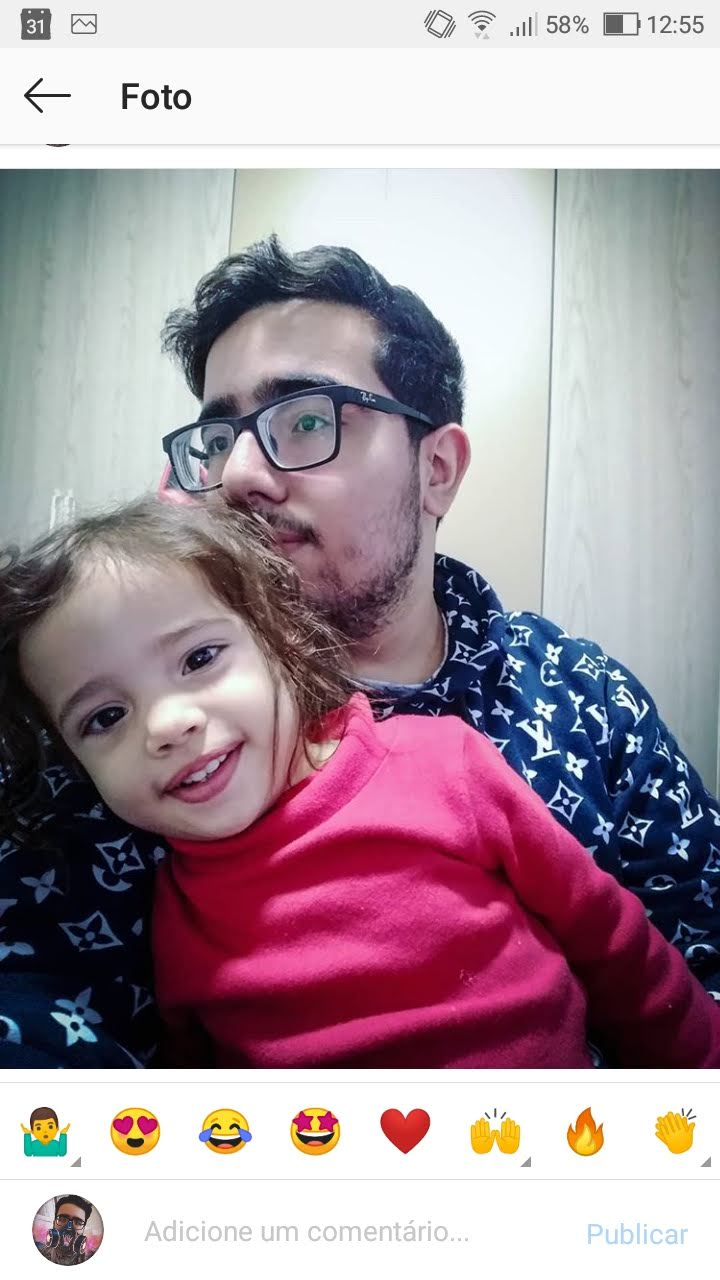
#> input picture OpenCV/Color Filtering/foto.jpg, 720 x 1280 px
$ python 'Edge Gradients detection.py'   (older library calls are emulated)
#> lines starting #> are read from the running program, lines starting #| are printed output that depends on the picture
import cv2
import numpy as np

tShirt = cv2.imread('foto.jpg')
#> tShirt is the input picture: shape (1280, 720, 3); mean B, G, R 160.6, 151, 168.5
scale_percent = 30
width= int(tShirt.shape[1] * scale_percent/100)
#> width = 216
height= int(tShirt.shape[0] * scale_percent/100)
#> height = 384
dim= (width,height)
#> dim = (216, 384)
tShirt2 = cv2.resize(tShirt, dim , interpolation = cv2.INTER_AREA)

laplacian = cv2.Laplacian(tShirt2, cv2.CV_64F)
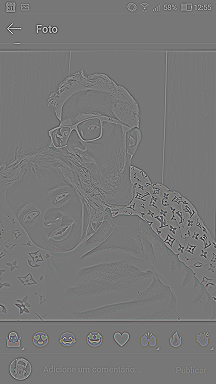
#> laplacian: shape (384, 216, 3) float64; mean B, G, R 0, 0, 0; drawn with min black and max white
soblex = cv2.Sobel(tShirt2, cv2.CV_64F, 1, 0, ksize=5)
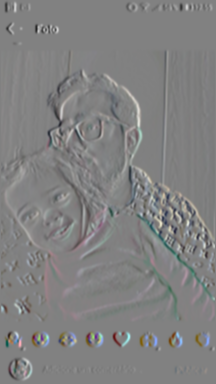
#> soblex: shape (384, 216, 3) float64; mean B, G, R 17.8, 15.1, 17.9; drawn with min black and max white
soblex2 = cv2.Sobel(tShirt2, cv2.CV_64F, 0, 1, ksize=5)
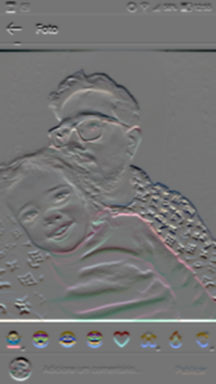
#> soblex2: shape (384, 216, 3) float64; mean B, G, R 5.1, 5.1, 5.1; drawn with min black and max white
edges = cv2.Canny(tShirt2, 100, 200)
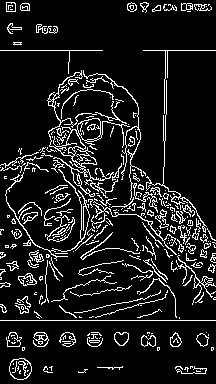
#> edges: shape (384, 216); 10.9% white in thin lines or dots


cv2.imshow('laplacian', laplacian)
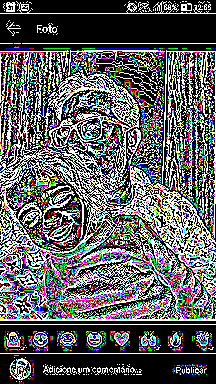
#> window 'laplacian': shape (384, 216, 3); mean B, G, R 95.8, 93.8, 93.5
cv2.imshow('tShirt2', tShirt2)
cv2.imshow('soblex', soblex)
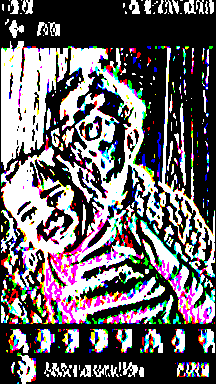
#> window 'soblex': shape (384, 216, 3); mean B, G, R 104.1, 100.2, 105
cv2.imshow('soblex2', soblex2)
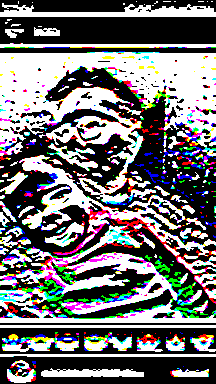
#> window 'soblex2': shape (384, 216, 3); mean B, G, R 114.7, 113.7, 114.6
cv2.imshow('edges', edges)
